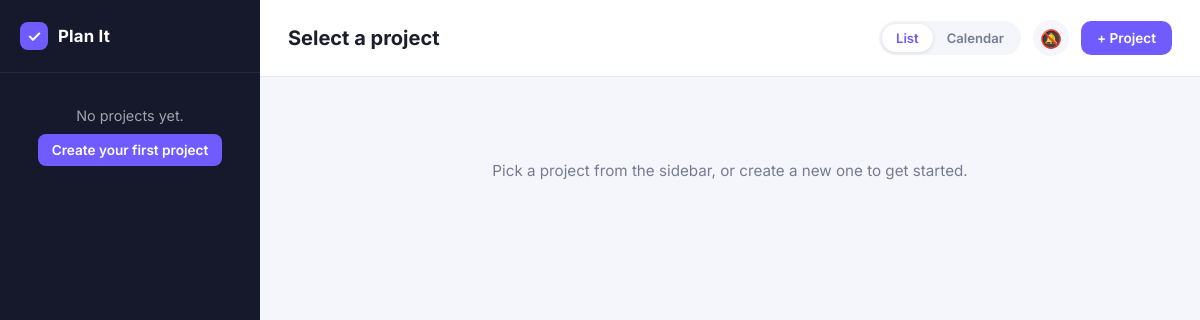
Before: / with the older database file.
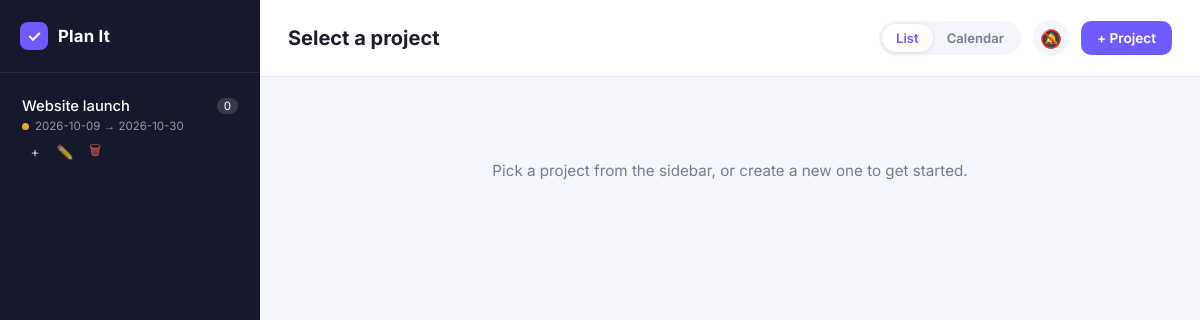
After: the same page with the newer database file.
### tables this page shows
CREATE TABLE project (
  id INTEGER PRIMARY KEY AUTOINCREMENT,
  title TEXT NOT NULL,
  start_date TEXT NOT NULL,
  start_time TEXT NOT NULL,
  end_date TEXT NOT NULL,
  end_time TEXT NOT NULL
);

### app.py (the view)
@app.route("/")
@app.route("/project/<int:project_id>")
def index(project_id=None):
    current = queries.get_project(project_id) if project_id else None
    activities = queries.get_activities(project_id) if current else []
    enriched = [
        {
            **dict(a),
            "priority": th.get_priority(a["due_date"], a["end_time"]),
            "urgency": th.get_urgency_class(
                th.get_priority(a["due_date"], a["end_time"])
            ),
        }
        for a in activities
    ]
    return render_template(
        "index.html",
        view="list",
        current=current,
        activities=enriched,
    )

### app.py (called while the page is built)
@app.context_processor
def inject_globals():
    return {"projects": queries.get_projects(), "th": th}

### queries.py (called while the page is built)
def get_projects():
    return db.execute(
        """
        SELECT project.*,
               (SELECT COUNT(*) FROM activity WHERE activity.project_id = project.id) AS activity_count
        FROM project
        ORDER BY start_date
        """
    )

### timehelpers.py (called while the page is built, shortened)
def get_priority(date_str, time_str):
    if not date_str:
        return "Weeks"
    target = datetime.fromisoformat(f"{date_str}T{time_str or '23:59'}:00")
    now = datetime.now()  # noqa: DTZ005
    diff = (target - now).total_seconds()
    if diff <= 0:
        return "OverDue"
    diff_mins = diff / 60
    if diff_mins <= 60:
        return "Hour"
    if target.date() == now.date():
        return "Today"
    if diff_mins <= 60 * 24:
        return "Hours"
    diff_days = diff / 86400
    if diff_days <= 7:
        return "Days"
    if diff_days <= 14:
        return "Week"
    if diff_days <= 30:
        return "Weeks"

def get_urgency_class(priority):
    if priority in ("OverDue", "Hour", "Hours", "Today"):
        return "urgency--high"
    if priority in ("Days", "Week", "Weeks"):
        return "urgency--mid"
    return "urgency--low"

### templates/index.html
{% extends "base.html" %}
{% block content %}
  {% include "body.html" %}
{% endblock %}

### templates/base.html (shortened to what this page needs)
<!doctype html>
<html lang="en">
  <head>
    <link
      rel="stylesheet"
      href="{{ url_for('static', filename='style.css') }}"
    />
  </head>
  <body>
    <div class="app">
      {% include "sidebar.html" %}
      <div class="main">
        {% include "header.html" %} {% block content %}{% endblock %}
      </div>
    </div>
  </body>
</html>

### templates/sidebar.html (shortened to what this page needs)
{% set ctx_project = current if current is defined and current else (project if
project is defined and project else none) %}
<div class="sidebar">
  <div class="sidebar__logo">
    <span class="sidebar__logo-mark">✓</span>
    <span class="sidebar__logo-text">Plan It</span>
  </div>
  <div class="sidebar__list">
    {% if not projects %}
    <div class="sidebar__empty">
      <p>No projects yet.</p>
      <a class="sidebar__empty-btn" href="{{ url_for('new_project') }}"
        >Create your first project</a
      >
    </div>
    {% else %} {% for p in projects %} {% set priority =
    th.get_priority(p['end_date'], p['end_time']) %} {% set is_active =
    ctx_project and ctx_project['id'] == p['id'] %}
    <div
      class="sidebar-project {{ 'is-active' if is_active else '' }}"
      onclick="window.location.href='{{ url_for('index', project_id=p['id']) }}'"
    >
      <div class="sidebar-project__row">
        <span class="sidebar-project__title">{{ p['title'] }}</span>
        <span class="sidebar-project__count">{{ p['activity_count'] }}</span>
      </div>
      <div class="sidebar-project__meta">
        <span
          class="priority-dot {{ th.get_urgency_class(priority) }}"
          title="{{ priority }}"
        ></span>
        <span class="sidebar-project__dates"
          >{{ p['start_date'] }} → {{ p['end_date'] }}</span
        >
      </div>
      <div class="sidebar-project__actions">
        <a
          class="icon-btn"
          href="{{ url_for('new_activity', project_id=p['id']) }}"
          title="Add task"
          onclick="event.stopPropagation()"
          >+</a
        >
        <a
          class="icon-btn"
          href="{{ url_for('edit_project', project_id=p['id']) }}"
          title="Edit project"
          onclick="event.stopPropagation()"
          >✏️</a
        >
        <form
          method="POST"
          action="{{ url_for('delete_project', project_id=p['id']) }}"
          onclick="event.stopPropagation()"
          onsubmit="return confirm('Delete this project and all its tasks?');"
        >
          <button
            class="icon-btn icon-btn--danger"
            type="submit"
            title="Delete project"
          >
            🗑
          </button>
        </form>
      </div>
    </div>
    {% endfor %} {% endif %}
  </div>
</div>

### templates/header.html (shortened to what this page needs)
{% set ctx_project = current if current is defined and current else (project if
project is defined and project else none) %}
<div class="topbar">
  <div class="topbar__left">
    <div>
      <h2 class="topbar__title">
        {% if request.endpoint == 'calendar_view' %} Calendar{% if selected_date
        %}<span class="topbar__subtitle"> · {{ selected_date }}</span>{% endif
        %} {% elif ctx_project %} {{ ctx_project['title'] }} {% else %} Select a
        project {% endif %}
      </h2>
    </div>
  </div>
  <div class="topbar__actions">
    <div class="view-toggle" role="tablist" aria-label="View mode">
      <a
        class="view-toggle__btn {{ 'is-active' if request.endpoint == 'index' else '' }}"
        href="{{ url_for('index', project_id=ctx_project['id']) if ctx_project else url_for('index') }}"
        >List</a
      >
      <a
        class="view-toggle__btn {{ 'is-active' if request.endpoint in ('calendar_view', 'calendar_day') else '' }}"
        href="{{ url_for('calendar_view') }}"
        >Calendar</a
      >
    </div>
    <button
      class="bell-btn"
      id="bell-btn"
      type="button"
      onclick="requestNotifications()"
      title="Turn on due-date notifications"
    >
    </button>
    <a class="add-project-btn" href="{{ url_for('new_project') }}">+ Project</a>
  </div>
</div>

### templates/body.html
<div class="body">
  {% if current %}
    <div class="project-body">
      <div class="project-body__toolbar">
        <a class="add-task-btn" href="{{ url_for('new_activity', project_id=current['id']) }}">+ Add Task</a>
        <a class="edit-project-btn" href="{{ url_for('edit_project', project_id=current['id']) }}">✏️ Edit Project</a>
        <form
          method="POST"
          action="{{ url_for('delete_project', project_id=current['id']) }}"
          onsubmit="return confirm('Delete this project and all its tasks?')"
        >
          <button class="delete-project-btn" type="submit">🗑 Delete Project</button>
        </form>
      </div>
      {% if activities|length == 0 %}
        <div class="body__empty">
          <p>No tasks in this project yet.</p>
        </div>
      {% else %}
        <div class="task-grid">
          {% for activity in activities %}
            <div class="task-card">
              <a class="task-card__body" href="{{ url_for('edit_activity', activity_id=activity['id']) }}">
                <div class="task-card__header">
                  <span class="priority-badge {{ activity['urgency'] }}">{{ activity['priority'] }}</span>
                  {% if activity['due_date'] %}
                    <span class="task-card__date">
                      {{ activity['due_date'] }} · {{ th.format_time_label(activity['start_time']) }}–{{ th.format_time_label(activity['end_time']) }}
                    </span>
                  {% endif %}
                </div>
                <p class="task-card__title">{{ activity['title'] }}</p>
                {% if activity['description'] %}
                  <p class="task-card__desc">{{ activity['description'] }}</p>
                {% endif %}
              </a>
              <form class="task-card__delete-form" method="POST" action="{{ url_for('delete_activity', activity_id=activity['id']) }}">
                <button class="icon-btn icon-btn--danger task-card__delete" type="submit" title="Delete task">🗑</button>
              </form>
            </div>
          {% endfor %}
        </div>
      {% endif %}
    </div>
  {% else %}
    <div class="body__empty">
      <p>Pick a project from the sidebar, or create a new one to get started.</p>
    </div>
  {% endif %}
</div>

### static/style.css (style rules this page uses)
:root { --pi-bg: #f5f6fb; --pi-surface: #ffffff; --pi-sidebar: #16182b; --pi-sidebar-hover: #23253f; --pi-primary: #6f5bff; --pi-primary-dark: #5641e0; --pi-text: #1c1e2b; --pi-text-muted: #767b91; --pi-border: #e6e7f0; --pi-danger: #e0575b; --pi-high: #e0575b; --pi-mid: #e8a33d; --pi-low: #34a771; --pi-radius: 14px; --pi-shadow: 0 4px 20px rgba(22, 24, 43, 0.08); }
* { margin: 0; padding: 0; box-sizing: border-box; }
body { font-family: "Inter", system-ui, sans-serif; background-color: var(--pi-bg); color: var(--pi-text); width: 100%; height: 100vh; }
button { font-family: inherit; cursor: pointer; border: none; background: none; }
a { text-decoration: none; color: inherit; cursor: pointer; }
.app { display: flex; height: 100vh; width: 100vw; overflow: hidden; }
.sidebar { width: 260px; min-width: 260px; background-color: var(--pi-sidebar); color: #fff; display: flex; flex-direction: column; overflow-y: auto; }
.sidebar__logo { display: flex; align-items: center; gap: 10px; padding: 22px 20px; border-bottom: 1px solid rgba(255, 255, 255, 0.08); }
.sidebar__logo-mark { display: inline-flex; align-items: center; justify-content: center; width: 28px; height: 28px; border-radius: 8px; background: var(--pi-primary); font-weight: 700; }
.sidebar__logo-text { font-weight: 700; font-size: 1.05rem; letter-spacing: 0.2px; }
.sidebar__list { flex: 1; padding: 14px 10px; display: flex; flex-direction: column; gap: 4px; }
.sidebar-project { padding: 10px 12px; border-radius: 10px; cursor: pointer; transition: background 0.15s ease; }
.sidebar-project__row { display: flex; align-items: center; justify-content: space-between; gap: 8px; }
.sidebar-project__title { font-size: 0.92rem; font-weight: 500; white-space: nowrap; overflow: hidden; text-overflow: ellipsis; }
.sidebar-project__count { font-size: 0.72rem; background: rgba(255, 255, 255, 0.15); padding: 1px 7px; border-radius: 999px; min-width: 20px; text-align: center; }
.sidebar-project__meta { display: flex; align-items: center; gap: 6px; margin-top: 4px; }
.priority-dot { width: 7px; height: 7px; border-radius: 50%; flex-shrink: 0; }
.priority-dot.urgency--mid { background: var(--pi-mid); }
.sidebar-project__dates { font-size: 0.72rem; color: rgba(255, 255, 255, 0.55); white-space: nowrap; overflow: hidden; text-overflow: ellipsis; }
.sidebar-project__actions { display: flex; gap: 4px; margin-top: 6px; }
.main { flex: 1; display: flex; flex-direction: column; overflow-y: auto; }
.topbar { display: flex; align-items: center; justify-content: space-between; padding: 20px 28px; background: var(--pi-surface); border-bottom: 1px solid var(--pi-border); position: sticky; top: 0; z-index: 5; }
.topbar__title { font-size: 1.25rem; font-weight: 700; }
.topbar__actions { display: flex; align-items: center; gap: 12px; }
.view-toggle { display: flex; background: var(--pi-bg); border-radius: 999px; padding: 3px; }
.view-toggle__btn { display: inline-block; padding: 6px 14px; border-radius: 999px; font-size: 0.82rem; font-weight: 600; color: var(--pi-text-muted); }
.view-toggle__btn.is-active { background: var(--pi-surface); color: var(--pi-primary); box-shadow: 0 1px 4px rgba(22, 24, 43, 0.12); }
.bell-btn { font-size: 1.1rem; width: 36px; height: 36px; border-radius: 50%; display: inline-flex; align-items: center; justify-content: center; background: var(--pi-bg); }
.add-project-btn { display: inline-block; background: var(--pi-primary); color: #fff; font-weight: 600; font-size: 0.85rem; padding: 9px 16px; border-radius: 10px; transition: background 0.15s ease; }
.body, .project-body { padding: 24px 28px; }
.body__empty { color: var(--pi-text-muted); text-align: center; padding: 60px 20px; font-size: 0.95rem; }
.icon-btn { width: 26px; height: 26px; border-radius: 6px; display: inline-flex; align-items: center; justify-content: center; color: rgba(255, 255, 255, 0.75); font-size: 0.85rem; }
.icon-btn--danger { color: var(--pi-danger); }
.topbar__left { display: flex; align-items: center; gap: 12px; min-width: 0; }

Changed rows visible on the page:
added project: title "Website launch", activity_count "0", start_date "2026-10-09", end_date "2026-10-30"
Other visible differences:
text no longer shown: "No projects yet. Create your first project"
